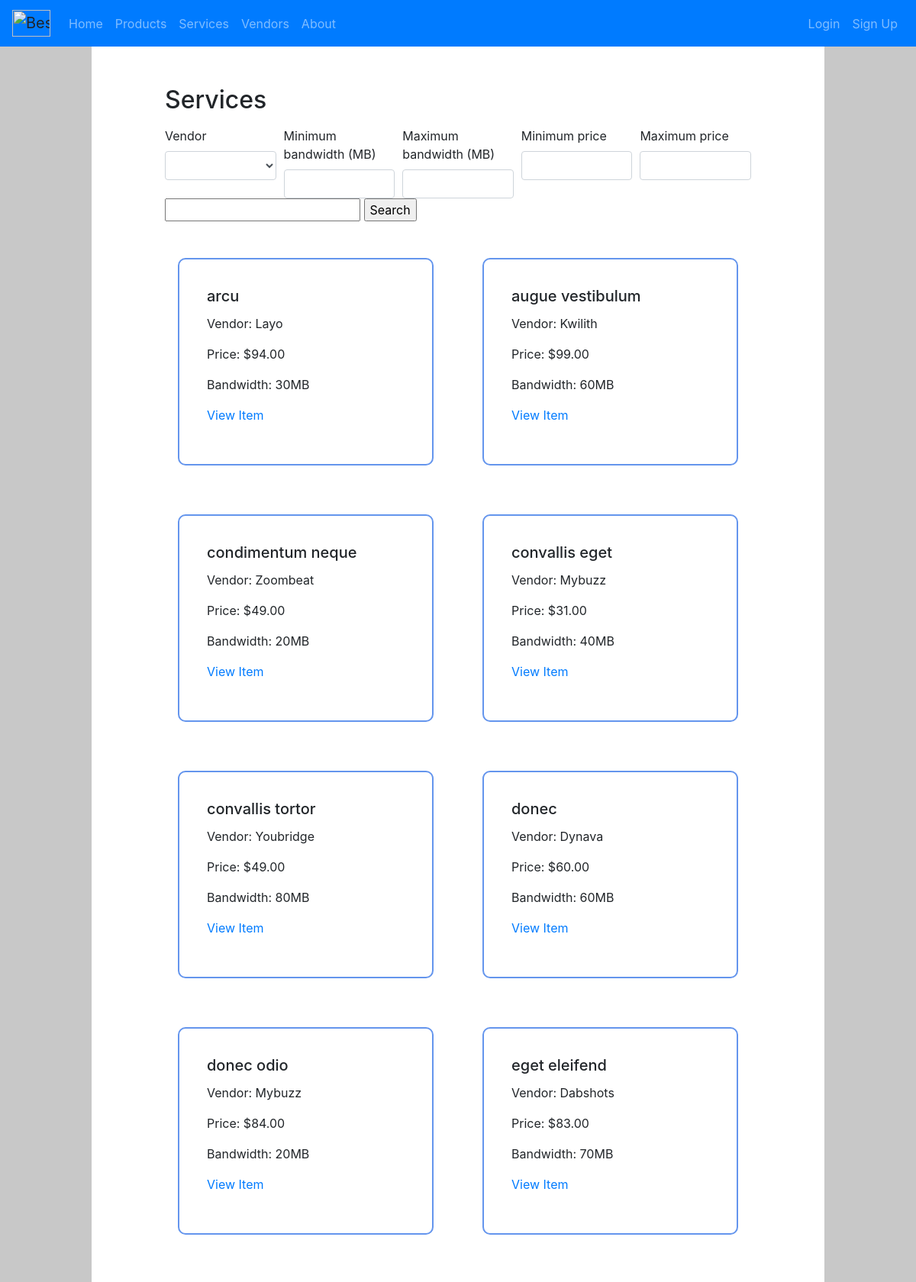
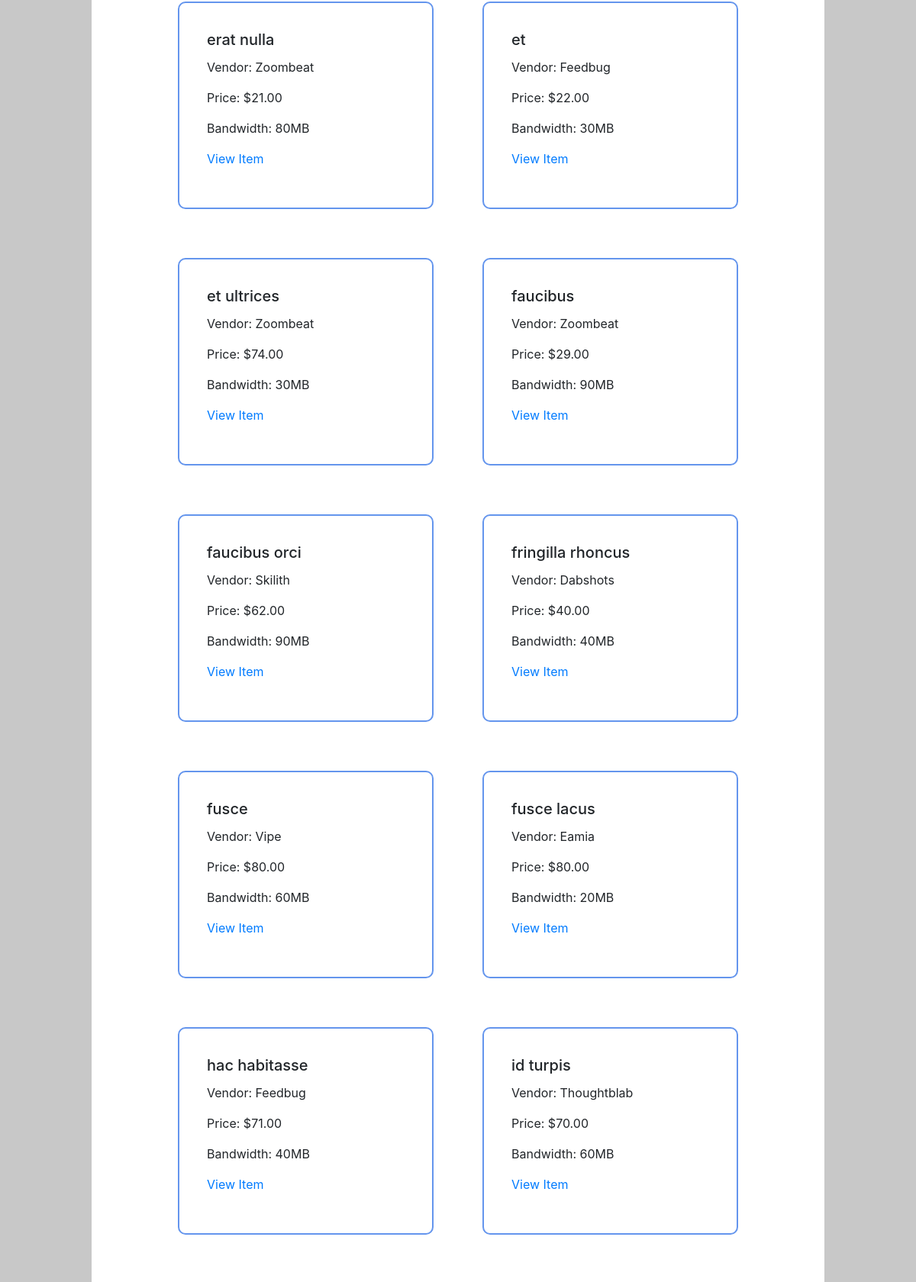
/products/services/ (upper part), run on the app's committed database (2 pictures, top to bottom).
### products/models.py (models this page shows, shortened)
class Service(models.Model):
    name = models.CharField(max_length=200, null=False)
    price = models.DecimalField(max_digits=10, decimal_places=2, null=False)
    description = models.CharField(max_length=200, null=False)
    bandwidth = models.PositiveIntegerField(null=False, validators=[MinValueValidator(1), MaxValueValidator(100)],)
    vendor = models.ForeignKey(Vendor, verbose_name="vendor", on_delete=models.CASCADE, null=False)
    class Meta:
        ordering = ('name', 'bandwidth', 'vendor',)

class Vendor(models.Model):
    name = models.CharField(max_length=200, null=False)
    address = models.CharField(max_length=200, null=False)
    state = models.CharField(max_length=50, null=False)
    city = models.CharField(max_length=50, null=False)
    email = models.EmailField()
    phone = models.CharField(max_length=12, null=False)
    class Meta:
        ordering = ('name', 'email',)

### products/views.py (the view)
# urls.py: path("services/", views.services, name='services'),
def services(request):
    context = {}
    context["vendors"] = Vendor.objects.order_by().values_list('name', flat=True).distinct()
    context["max_bandwidth"] = Service.objects.all().aggregate(Max('bandwidth'))
    context["min_bandwidth"] = Service.objects.all().aggregate(Min('bandwidth'))
    context["max_price"] = Service.objects.all().aggregate(Max('price'))
    context["min_price"] = Service.objects.all().aggregate(Min('price'))
    max_bandwidth = request.POST.get("max_bandwidth")
    min_bandwidth = request.POST.get("min_bandwidth")
    max_price = request.POST.get("max_price")
    min_price = request.POST.get("min_price")
    if request.POST.get('View', None):
        context["service"] = Service.objects.filter(id=request.POST.get("service"))
        return HttpResponseRedirect(reverse('item', args=(id,)), context)
    filters = {
        key: value
        for key, value in request.POST.items()
        if key in [] and value != ""
    }
    vendor = request.POST.get('vendor')
    if is_valid_param(vendor):
        filters['vendor'] = Vendor.objects.get(name=vendor).id
    query_name = request.POST.get('name', None)
    if (query_name == None):
        query_name = ""
    qs = Service.objects.filter(name__contains=query_name, **filters)
    if is_valid_param(max_price):
        qs = qs.filter(price__lte=max_price)
    if is_valid_param(min_price):
        qs = qs.filter(price__gt=min_price)
    if is_valid_param(max_bandwidth):
        qs = qs.filter(bandwidth__lte=max_bandwidth)
    if is_valid_param(min_bandwidth):
        qs = qs.filter(bandwidth__gt=min_bandwidth)
    context["services"] = qs
    return render(request, 'services.html', context)

### products/views.py (called while the page is built)
def is_valid_param(param):
    return param != '' and param is not None

### templates/services.html (shortened to what this page needs)
{% extends "base.html" %}
{% block content %}
  <h2>Services</h2>
  <form action="" method="POST">
    <div class="form-row">
      <div class="col form-group">
        <label class="form-label" for="vendor">Vendor</label>
        <select id="vendor" Name="vendor" class="form-control">
          <option selected></option>
          {% for vendor in vendors %}
            <option value="{{ vendor }}">{{ vendor }}</option>
          {% endfor %}
        </select>
      </div>
      <div class="col form-outline">
        <label class="form-label" for="min_bandwidth">Minimum bandwidth (MB)</label>
        <input type="number" min="{{ min_bandwidth }}" max="{{ max_bandwidth }}" id="min_bandwidth" name="min_bandwidth" class="form-control" />
      </div>
      <div class="col form-outline">
        <label class="form-label" for="max_bandwidth">Maximum bandwidth (MB)</label>
        <input type="number" min="{{ min_bandwidth }}" max="{{ max_bandwidth }}" id="max_bandwidth" name="max_bandwidth" class="form-control" />
      </div>
      <div class="col form-outline">
        <label class="form-label" for="min_price">Minimum price</label>
        <input type="number" min="{{ min_price }}" max="{{ max_price }}" id="min_price" name="min_price" class="form-control" />
      </div>
      <div class="col form-outline">
        <label class="form-label" for="max_price">Maximum price</label>
        <input type="number" min="{{ min_price }}" max="{{ max_price }}" id="max_price" name="max_price" class="form-control" />
      </div>
    </div>
    <input type="text" name="name">
    <input type="submit" name="submit" value="Search">
  </form>
  <div class="row">
    {% for service in services %}
      <div class="col" id="product">
        <form action="add_to_cart" method="POST" value="{{ request.path }}">
          <div class="card-body">
            <h5 class="card-title">{{ service.name }}</h5>
            <p class="card-text">Vendor: {{ service.vendor.name }}</p>
            <p class="card-text">Price: ${{ service.price }}</p>
            <p class="card-text">Bandwidth: {{ service.bandwidth }}MB</p>
            <a href="{% url 'services' %}{{ service.id }}" class="card-link">View Item</a>
          </div>
        </form>
      </div>
      {% empty %}
        <div class="col" id="product">
          <p>No services yet</p>
        </div>
    {% endfor %}
  </div>
{% endblock %}

### static/style.css (style rules this page uses)
body { background-color: rgb(200, 200, 200); height: 100%; display: flex; flex-direction: column; padding-top: 16px; }
h2 { margin-bottom: 16px; }
#product { min-width: 256px; max-width: 384px; margin: 32px; }
#product, #text-box { padding: 16px; border-style: solid; border-radius: 10px; border-width: 2px; border-color: cornflowerblue; }

### data on the page
Service: name "arcu", vendor.name "Layo", price "94.00", bandwidth "30"
Service: name "augue vestibulum", vendor.name "Kwilith", price "99.00", bandwidth "60"
Service: name "condimentum neque", vendor.name "Zoombeat", price "49.00", bandwidth "20"
Service: name "convallis eget", vendor.name "Mybuzz", price "31.00", bandwidth "40"
Service: name "convallis tortor", vendor.name "Youbridge", price "49.00", bandwidth "80"
Service: name "donec", vendor.name "Dynava", price "60.00", bandwidth "60"
Service: name "donec odio", vendor.name "Mybuzz", price "84.00", bandwidth "20"
Service: name "eget eleifend", vendor.name "Dabshots", price "83.00", bandwidth "70"
Service: name "erat nulla", vendor.name "Zoombeat", price "21.00", bandwidth "80"
Service: name "et", vendor.name "Feedbug", price "22.00", bandwidth "30"
Service: name "et ultrices", vendor.name "Zoombeat", price "74.00", bandwidth "30"
Service: name "faucibus", vendor.name "Zoombeat", price "29.00", bandwidth "90"
Service: name "faucibus orci", vendor.name "Skilith", price "62.00", bandwidth "90"
Service: name "fringilla rhoncus", vendor.name "Dabshots", price "40.00", bandwidth "40"
Service: name "fusce", vendor.name "Vipe", price "80.00", bandwidth "60"
Service: name "fusce lacus", vendor.name "Eamia", price "80.00", bandwidth "20"
Service: name "hac habitasse", vendor.name "Feedbug", price "71.00", bandwidth "40"
Service: name "id turpis", vendor.name "Thoughtblab", price "70.00", bandwidth "60"
